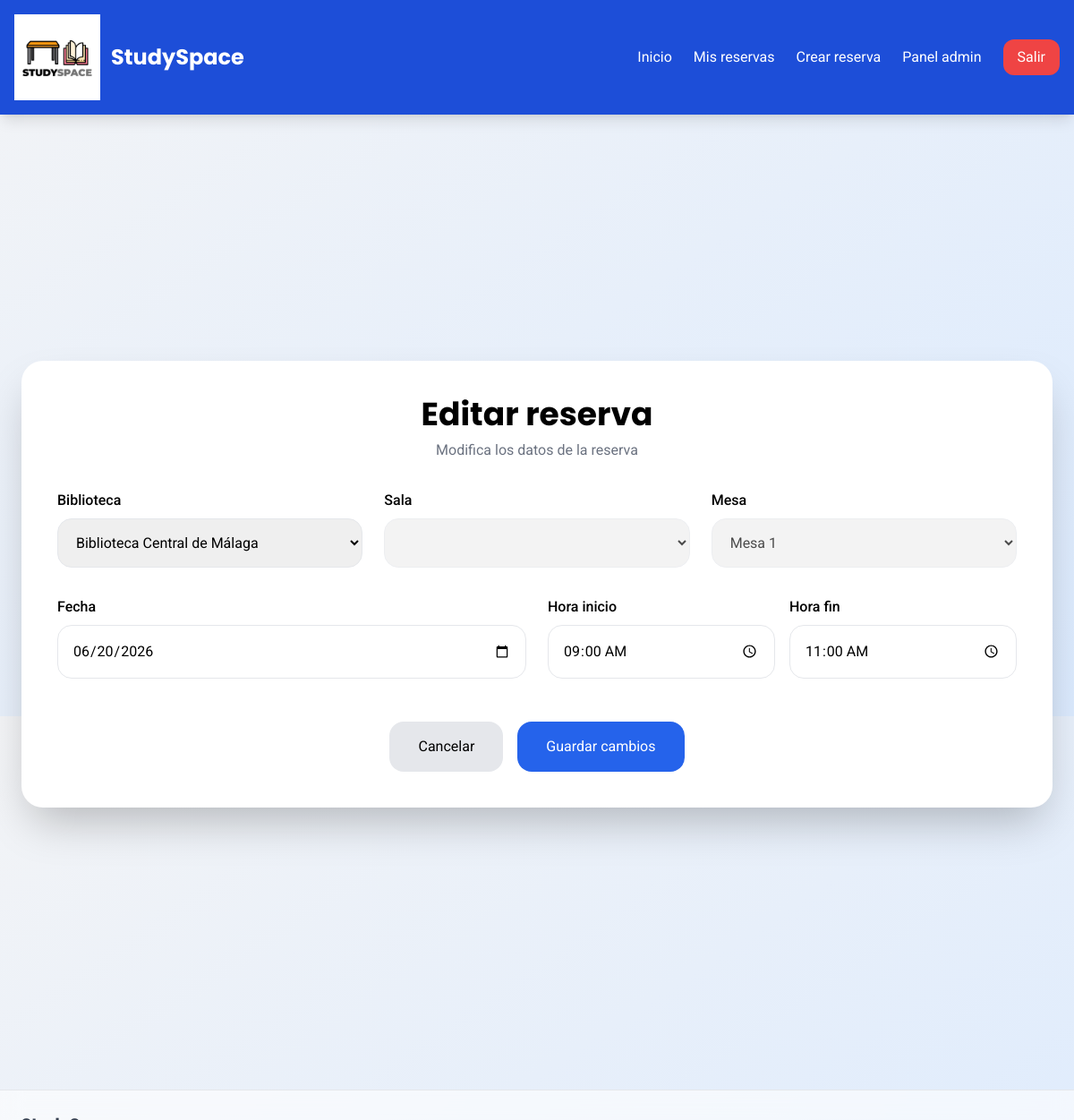
/editar-reserva?id=1 (signed in), run on the app's committed database.
### tables this page shows
CREATE TABLE reservas (
    id_reserva INT AUTO_INCREMENT PRIMARY KEY,
    fecha_r DATE NOT NULL,
    hora_inicio TIME NOT NULL,
    hora_fin TIME NOT NULL,
    id_usuario INT NOT NULL,
    id_mesa INT NOT NULL,
    INDEX (id_usuario),
    INDEX (id_mesa),
    FOREIGN KEY (id_usuario) 
        REFERENCES usuarios(id_usuario)
        ON DELETE CASCADE
        ON UPDATE CASCADE,
    FOREIGN KEY (id_mesa) 
        REFERENCES mesas(id_mesa)
        ON DELETE CASCADE
        ON UPDATE CASCADE
);

CREATE TABLE salas (
    id_sala INT AUTO_INCREMENT PRIMARY KEY,
    nombre_s VARCHAR(100) NOT NULL,
    capacidad INT NOT NULL,
    id_biblioteca INT NOT NULL,
    INDEX (id_biblioteca),
    FOREIGN KEY (id_biblioteca) 
        REFERENCES bibliotecas(id_biblioteca)
        ON DELETE CASCADE
        ON UPDATE CASCADE
);

CREATE TABLE mesas (
    id_mesa INT AUTO_INCREMENT PRIMARY KEY,
    numero INT NOT NULL,
    id_sala INT NOT NULL,
    INDEX (id_sala),
    FOREIGN KEY (id_sala) 
        REFERENCES salas(id_sala)
        ON DELETE CASCADE
        ON UPDATE CASCADE
);

### core/BaseController.php (called while the page is built, shortened)
<?php
class BaseController
{
    protected function view(string $path, array $data = []): void
    {
        extract($data);
        require "../app/views/$path.php";
    }
}

### app/controllers/ReservaController.php (called while the page is built, shortened)
<?php
require_once "../core/BaseController.php";
require_once "../app/models/Biblioteca.php";
require_once "../app/services/ReservaService.php";
class ReservaController extends BaseController
{
    private ReservaService $service;
    private Biblioteca $bibliotecaModel;
    public function __construct()
    {
        $this->service = new ReservaService();
        $this->bibliotecaModel = new Biblioteca();
    }
    public function editar(): void
    {
        $id = (int)($_GET['id'] ?? 0);
        $reserva = $this->service->obtenerReservaSegura(
            $id,
            $_SESSION['id'],
            $_SESSION['rol']
        );
        $bibliotecas = $this->bibliotecaModel->obtenerTodas();
        $this->view("reservas/editar", [
            "reserva" => $reserva,
            "bibliotecas" => $bibliotecas
        ]);
    }
}

### core/Router.php (called while the page is built, shortened)
<?php
class Router
{
    private array $routes = [];
    public function get(string $uri, string $action): void
    {
        $this->routes['GET'][$this->format($uri)] = $action;
    }
    public function post(string $uri, string $action): void
    {
        $this->routes['POST'][$this->format($uri)] = $action;
    }
    private function format(string $uri): string
    {
        return trim($uri, '/');
    }
    public function dispatch(): void
    {
        $method = $_SERVER['REQUEST_METHOD'];
        $uri = parse_url($_SERVER['REQUEST_URI'], PHP_URL_PATH);
        $uri = trim($uri, '/');
        $action = $this->routes[$method][$uri] ?? null;
        [$controller, $function] = explode('@', $action);
        $controllerInstance = new $controller();
        call_user_func([$controllerInstance, $function]);
    }
}

### public/index.php (called while the page is built, shortened)
<?php
require_once "../core/helpers.php";
require_once "../core/Router.php";
require_once "../core/Model.php";
$router = new Router();
$router->dispatch();

### config/database.php (called while the page is built, shortened)
<?php
class Database
{
    private static ?mysqli $conn = null;
    public static function connect(): mysqli
    {
        if (self::$conn === null) {
            $host = getenv('DB_HOST') ?: '127.0.0.1';
            $user = getenv('DB_USER') ?: 'root';
            $pass = getenv('DB_PASS') ?: '';
            $name = getenv('DB_NAME') ?: 'studyspace';
            $port = getenv('DB_PORT') ? (int)getenv('DB_PORT') : 3307;
            self::$conn = new mysqli(
                $host,
                $user,
                $pass,
                $name,
                (int)$port
            );
            self::$conn->set_charset("utf8mb4");
        }
        return self::$conn;
    }
}

### core/Model.php (called while the page is built, shortened)
<?php
require_once "../config/database.php";
abstract class Model
{
    public function __construct()
    {
        $this->db =
            Database::connect();
    }
}

### app/models/Biblioteca.php (called while the page is built, shortened)
<?php
require_once "../core/Model.php";
class Biblioteca extends Model
{
    public function obtenerTodas(): array
    {
        $sql = "
            SELECT *
            FROM bibliotecas
            ORDER BY nombre_b ASC
        ";
        $result = $this->db->query($sql);
        return $result->fetch_all(MYSQLI_ASSOC);
    }
}

### app/services/ReservaService.php (called while the page is built, shortened)
<?php
require_once "../app/models/Reserva.php";
class ReservaService {
    private Reserva $reservaModel;
    public function __construct()
    {
        $this->reservaModel =
            new Reserva();
    }
    public function obtenerReservaSegura(
        int $id,
        int $usuario,
        string $rol
    ): ?array {
        $reserva = $this->reservaModel->obtenerPorId($id);
        return $reserva;
    }
}

### app/models/Reserva.php (called while the page is built, shortened)
<?php
require_once "../core/Model.php";
class Reserva extends Model
{
    public function obtenerPorId(
        int $id
    ): ?array {
        $stmt = $this->db->prepare("
            SELECT
                r.*,
                m.numero,
                m.id_mesa,
                s.nombre_s,
                s.id_sala,
                b.nombre_b,
                b.id_biblioteca
            FROM reservas r
            JOIN mesas m
                ON r.id_mesa = m.id_mesa
            JOIN salas s
                ON m.id_sala = s.id_sala
            JOIN bibliotecas b
                ON s.id_biblioteca = b.id_biblioteca
            WHERE r.id_reserva = ?
        ");
        $stmt->bind_param(
            "i",
            $id
        );
        $stmt->execute();
        $resultado =
            $stmt
                ->get_result()
                ->fetch_assoc();
        return $resultado ?: null;
    }
}

### core/helpers.php (called while the page is built, shortened)
<?php
function base_url(string $path = ''): string
{
    $scriptName = $_SERVER['SCRIPT_NAME'] ?? '';
    $basePath = rtrim(
        str_replace('\\', '/', dirname($scriptName)),
        '/'
    );
    return $basePath . '/' . ltrim($path, '/');
}

### app/views/reservas/editar.php (the view, shortened to what this page needs)
<?php
require_once "../app/views/layouts/header.php";
$idBiblioteca = $reserva['id_biblioteca'] ?? 0;
$idSala = $reserva['id_sala'] ?? 0;
$idMesa = $reserva['id_mesa'] ?? 0;
$numeroMesa = $reserva['numero'] ?? '';
$fecha = $reserva['fecha_r'] ?? '';
$horaInicio =
    isset($reserva['hora_inicio'])
        ? substr((string)$reserva['hora_inicio'], 0, 5)
        : '';
$horaFin =
    isset($reserva['hora_fin'])
        ? substr((string)$reserva['hora_fin'], 0, 5)
        : '';
?>
<div class="flex justify-center items-center min-h-[80vh]">
    <div class="bg-white w-full max-w-6xl rounded-3xl shadow-2xl p-10">
        <div class="mb-8 text-center">
            <h1 class="text-4xl font-bold font-display mb-2">
                Editar reserva
            </h1>
            <p class="text-gray-500">
                Modifica los datos de la reserva
            </p>
        </div>
        <form id="formEditar" class="space-y-8">
            <div class="grid grid-cols-1 md:grid-cols-3 gap-6">
                <div>
                    <label class="block mb-2 font-medium">Biblioteca</label>
                    <select
                        id="biblioteca"
                        class="w-full border rounded-2xl p-4">
                        <?php foreach ($bibliotecas as $biblioteca): ?>
                            <option
                                value="<?= htmlspecialchars((string)$biblioteca['id_biblioteca']) ?>"
                                <?= $idBiblioteca == $biblioteca['id_biblioteca'] ? 'selected' : '' ?>>
                                <?= htmlspecialchars((string)$biblioteca['nombre_b']) ?>
                            </option>
                        <?php endforeach; ?>
                    </select>
                </div>
                <div>
                    <label class="block mb-2 font-medium">Sala</label>
                    <select
                        id="sala"
                        data-selected="<?= htmlspecialchars((string)$idSala) ?>"
                        class="w-full border rounded-2xl p-4">
                    </select>
                </div>
                <div>
                    <label class="block mb-2 font-medium">Mesa</label>
                    <select
                        id="mesa"
                        data-selected="<?= htmlspecialchars((string)$idMesa) ?>"
                        name="mesa"
                        class="w-full border rounded-2xl p-4">
                        <?php if ($idMesa): ?>
                            <option value="<?= htmlspecialchars((string)$idMesa) ?>" selected>
                                Mesa <?= htmlspecialchars((string)$numeroMesa) ?>
                            </option>
                        <?php else: ?>
                            <option value="">Seleccionar mesa</option>
                        <?php endif; ?>
                    </select>
                </div>
            </div>
            <div class="grid grid-cols-1 md:grid-cols-2 gap-6">
                <div>
                    <label class="block mb-2 font-medium">Fecha</label>
                    <input type="date" name="fecha"
                           value="<?= htmlspecialchars((string)$fecha) ?>"
                           class="w-full border rounded-2xl p-4">
                </div>
                <div class="grid grid-cols-2 gap-4">
                    <div>
                        <label class="block mb-2 font-medium">Hora inicio</label>
                        <input type="time" name="inicio"
                               value="<?= htmlspecialchars((string)$horaInicio) ?>"
                               class="w-full border rounded-2xl p-4">
                    </div>
                    <div>
                        <label class="block mb-2 font-medium">Hora fin</label>
                        <input type="time" name="fin"
                               value="<?= htmlspecialchars((string)$horaFin) ?>"
                               class="w-full border rounded-2xl p-4">
                    </div>
                </div>
            </div>
            <div class="flex justify-center gap-4 pt-4">
                <a href="<?= base_url('mis-reservas') ?>"
                   class="px-8 py-4 rounded-2xl bg-gray-200 hover:bg-gray-300 transition">
                    Cancelar
                </a>
                <button type="submit"
                        class="px-8 py-4 rounded-2xl bg-blue-600 text-white hover:bg-blue-700 transition">
                    Guardar cambios
                </button>
            </div>
        </form>
    </div>
</div>
<?php require_once "../app/views/layouts/footer.php"; ?>

### app/views/layouts/header.php (style rules this page uses)
body { font-family: 'Roboto', sans-serif; }
h1,h2,h3,h4,.font-display { font-family: 'Poppins', sans-serif; }

### data on the page
reservas: fecha "06/20/2026", inicio "09:00", fin "11:00"
mesas: mesa "Mesa 1"

### other printed values
form field value "Biblioteca Central de Málaga"
